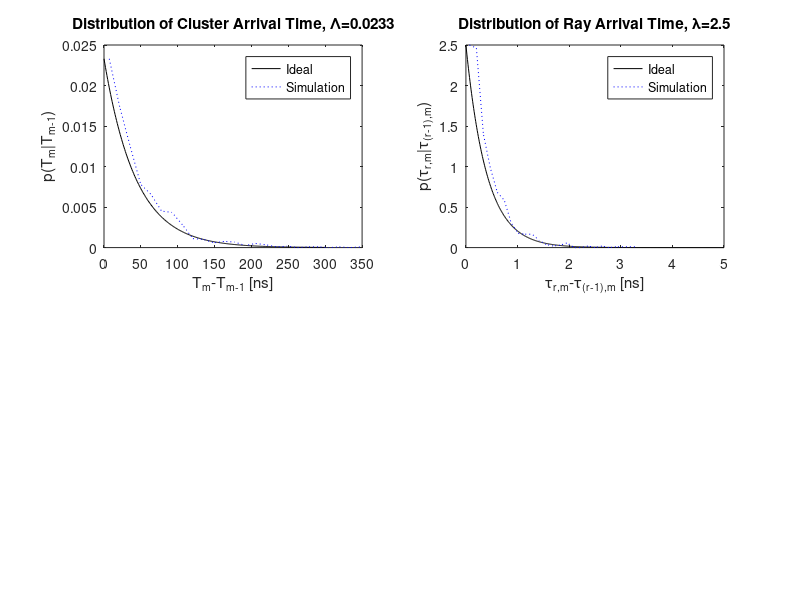

The MATLAB source for this figure: (Note: this script raises an error after producing the figure.)
clear, clf

Lam = 0.0233;
lambda = 2.5;
Gam = 7.4;
gamma = 4.3;
N = 1000;
power_nom = 1;
std_shdw = 3;
t1 = 0:300;
t2 = 0:0.01:5;
p_cluster = Lam*exp(-Lam*t1);   % Ideal exponential PDF
h_cluster = exprnd(1/Lam,1,N);  % Number of random numbers generated
[n_cluster,x_cluster] = hist(h_cluster,25);  % Obtain distribution

subplot(221)
plot(t1,p_cluster,'k'), hold on,
plot(x_cluster,n_cluster*p_cluster(1)/n_cluster(1),'b:');  % Plotting
legend('Ideal','Simulation')
title(['Distribution of Cluster Arrival Time, \Lambda=',num2str(Lam)])
xlabel('T_m-T_{m-1} [ns]'), ylabel('p(T_m|T_{m-1})')
p_ray = lambda*exp(-lambda*t2);   % Ideal exponential PDF
h_ray = exprnd(1/lambda,1,1000);  % Number of random numbers generated
[n_ray,x_ray] = hist(h_ray,25);   % Obtain distribution
subplot(222)
plot(t2,p_ray,'k'), hold on,
plot(x_ray,n_ray*p_ray(1)/n_ray(1),'b:'); legend('Ideal','Simulation')
title(['Distribution of Ray Arrival Time, \lambda=',num2str(lambda)])
xlabel('\tau_{r,m}-\tau_{(r-1),m} [ns]'),
ylabel('p(\tau_{r,m}|\tau_{(r-1),m})')
[h,t,t0,np] = SV_model_ct(Lam,lambda,Gam,gamma,N,power_nom,std_shdw);
subplot(223)
stem(t(1:np(1),1),abs(h(1:np(1),1)),'ko');
title('Generated Channel Impulse Response')
xlabel('Delay [ns]'), ylabel('Magnitude')
X=10.^(std_shdw*randn(1,N)./20);  [temp,x] = hist(20*log10(X),25);
subplot(224)
plot(x,temp,'k-'), axis([-10 10 0 120])
title(['Log-normal Distribution, \sigma_X=',num2str(std_shdw),'dB'])
xlabel('20*log10(X) [dB]'), ylabel('Occasion')